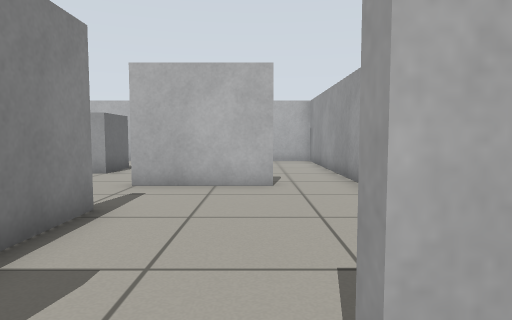
View 1 (above)

19 first-person views from a walk through a Gazebo world. The camera is 0.61 m above the floor, tilts 4° down and sees 75° across. The floor is counted in squares, 0.5 m on a side. Each view is taken from the middle of a square. On the plan, view 1 faces up. The plan holds only what a view shows up to about 14 squares ahead; the rest is blank.

View 2
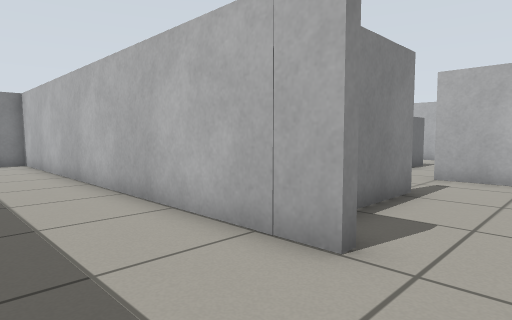

View 3
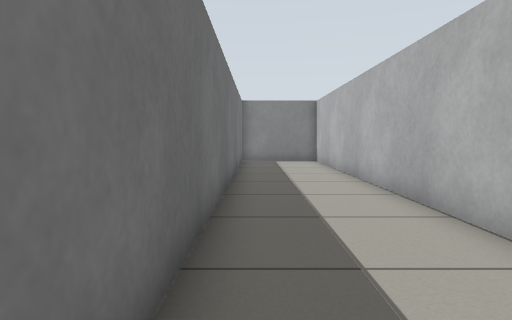

View 4
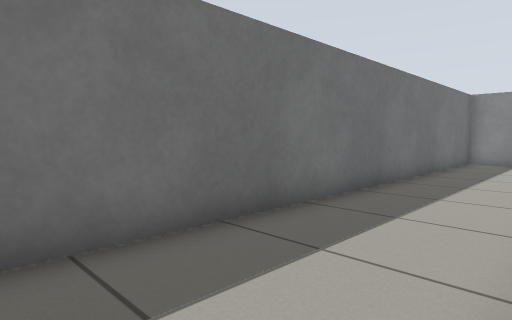

View 5
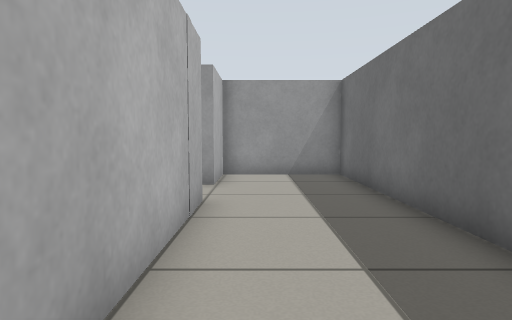

View 6
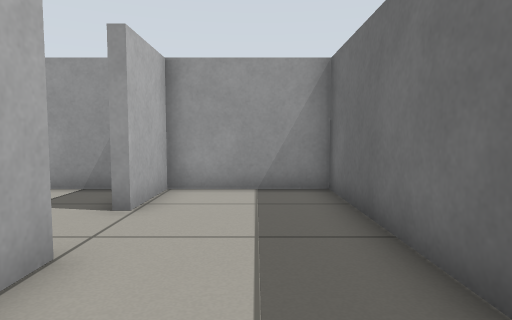

View 7
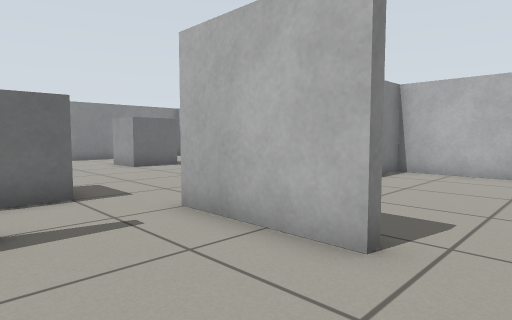

View 8
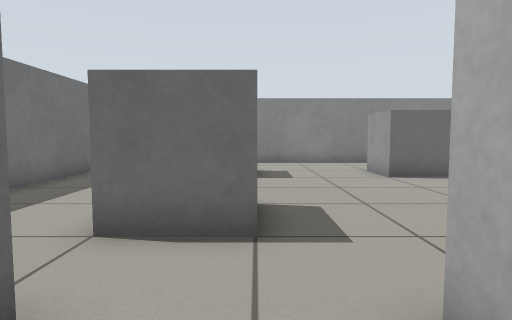

View 9
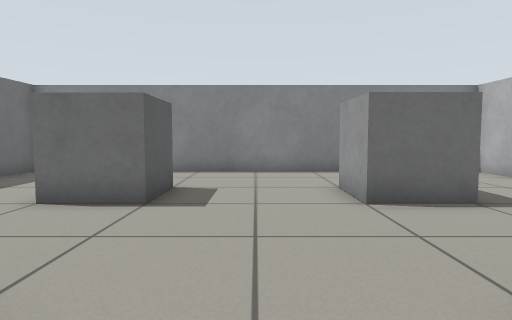

View 10
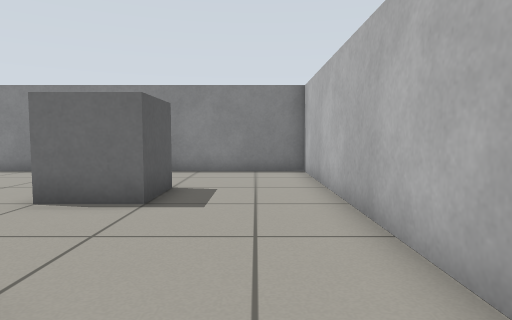

View 11
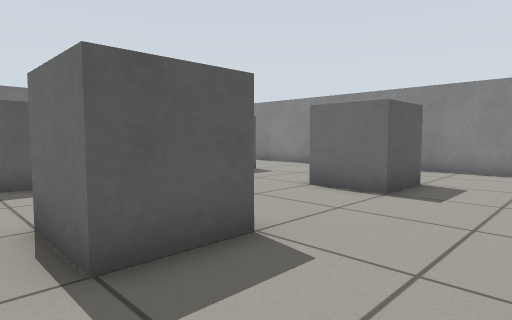

View 12
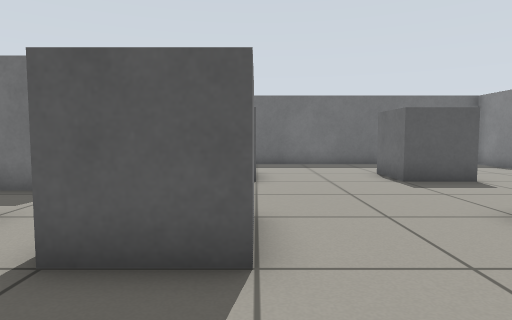

View 13
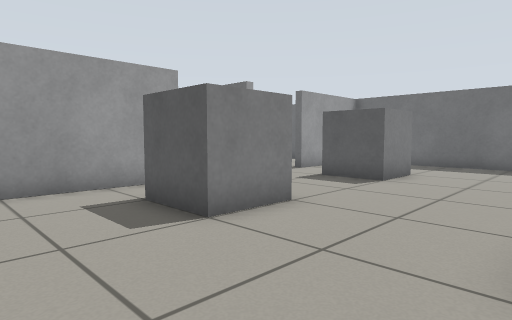

View 14
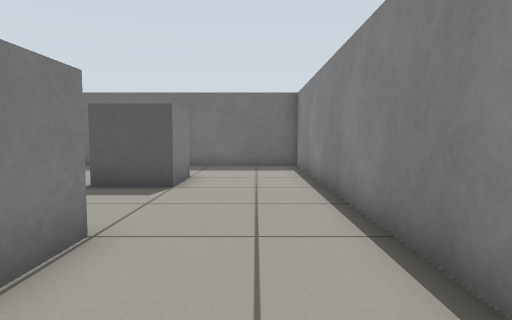

View 15
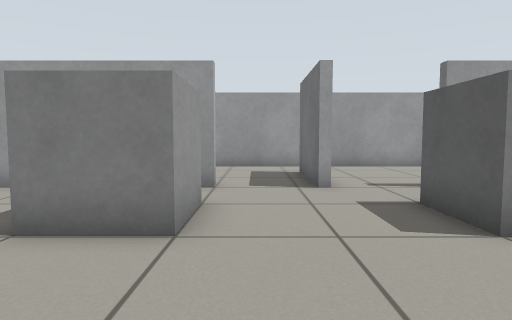

View 16
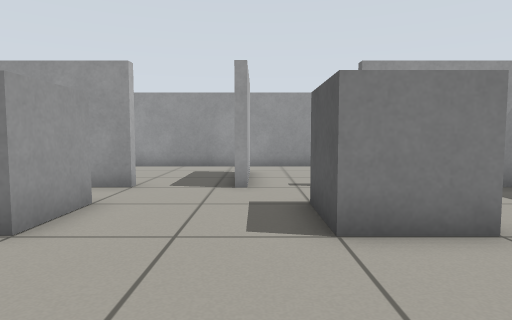

View 17
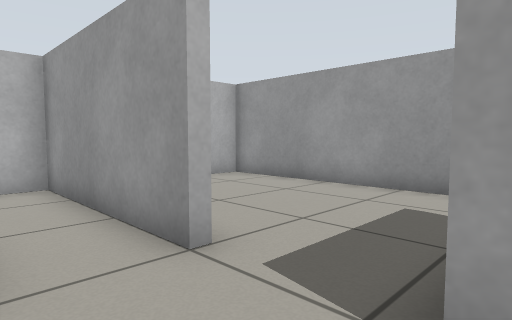

View 18
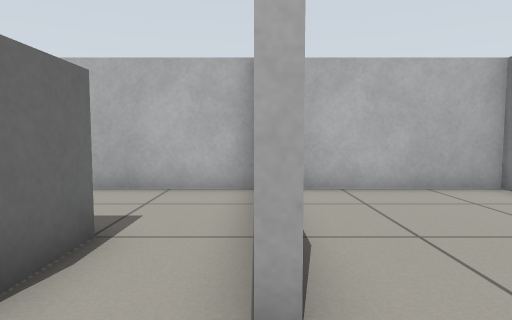

View 19
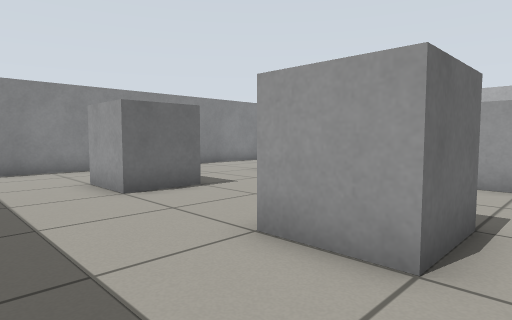

### Floor plan
Points are (right, up) in squares from view 1. A wall is a line through its corners. A room is listed if a view was taken in it or the views show most of it. See-through windows are left out.
Room 1 (views 1, 2, 3, 4, 5, 6)
walls: (-1.8, 1) (-16.7, 1) (-16.7, -2.2); (-16.3, -2.7) (2.7, -2.7) (2.7, 1) (0.4, 1)
ways out: opening at (-0.5, 1) to room 2
Room 2 (views 7, 8, 9, 10, 11, 12, 13, 14, 15, 16, 17, 18, 19)
walls: (-3, 8.5) (0.4, 8.5) (0.4, 8.2) (-3, 8.2) (-3, 8.5); (-2.6, 11) (-3, 11) (-3, 16.7) (-16.7, 16.7) (-16.7, 1.3) (-5.8, 1.3); (-3, 4) (-3, 5.5) (-2.7, 5.5) (-2.7, 3); (2.7, 2.2) (2.7, 16.7) (-2.7, 16.7) (-2.7, 15.4)
ways out: opening at (-0.5, 1) to room 1
objects: grey box (-13, 5) to (-11, 7); grey box (-13, 11) to (-11, 13); grey box (-7, 5) to (-5, 7); grey box (-7, 11) to (-5, 13)

Positions as (right, up) in squares from view 1, and headings:
1: (0, 0), facing up
2: (0, -2), facing up-left
3: (0, -2), facing left
4: (0, 1), facing down-left
5: (-8, 0), facing right
6: (-5, -1), facing right
7: (2, 5), facing up-left
8: (-1, 7), facing left
9: (-5, 9), facing left
10: (-5, 15), facing left
11: (-4, 16), facing down-left
12: (-7, 16), facing down
13: (-11, 16), facing down-right
14: (-15, 15), facing down
15: (-11, 10), facing right
16: (-11, 8), facing right
17: (-5, 8), facing up-right
18: (-3, 9), facing up
19: (-4, 2), facing up-left
